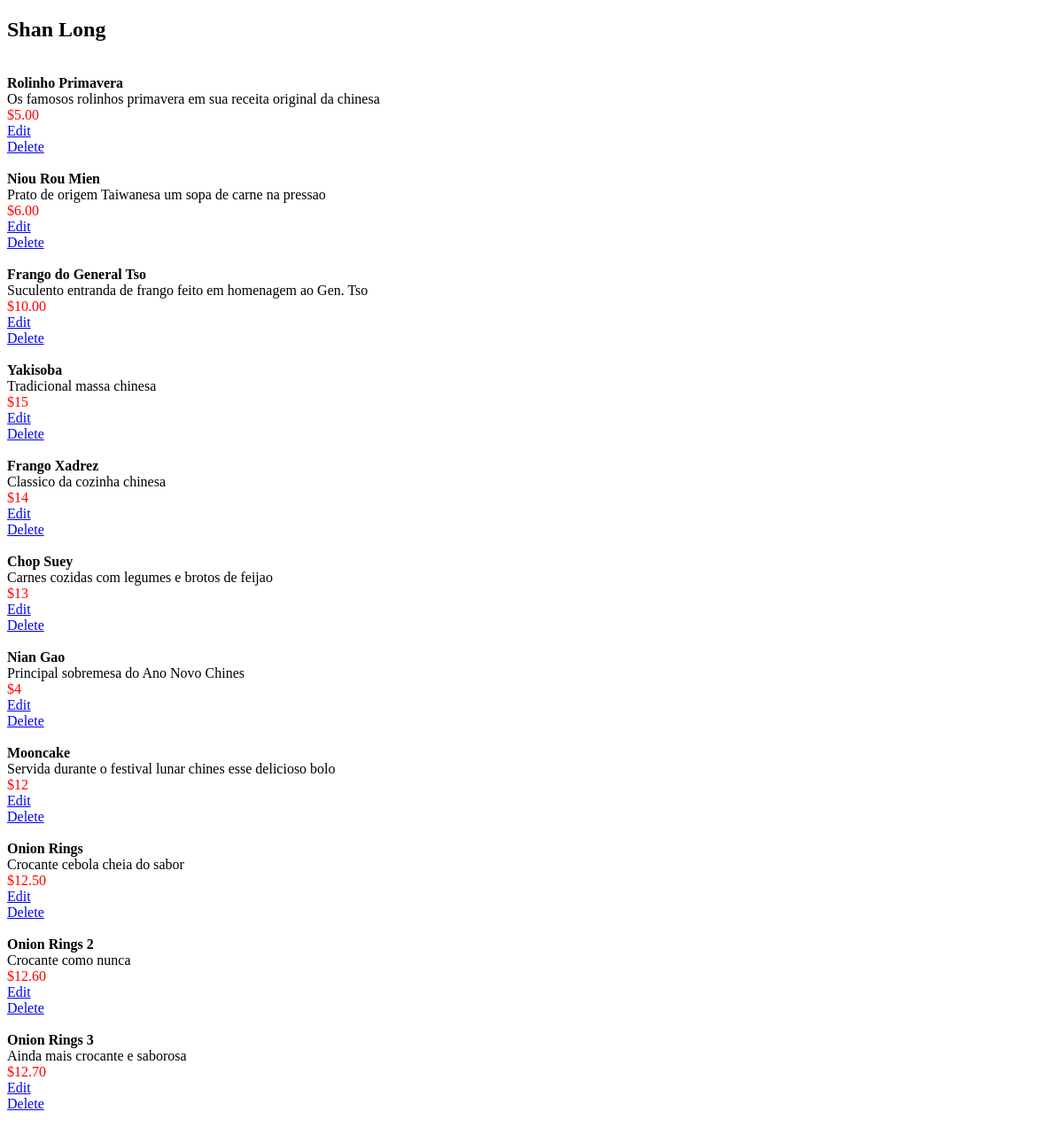
Page /restaurants/4 on the earlier database version.
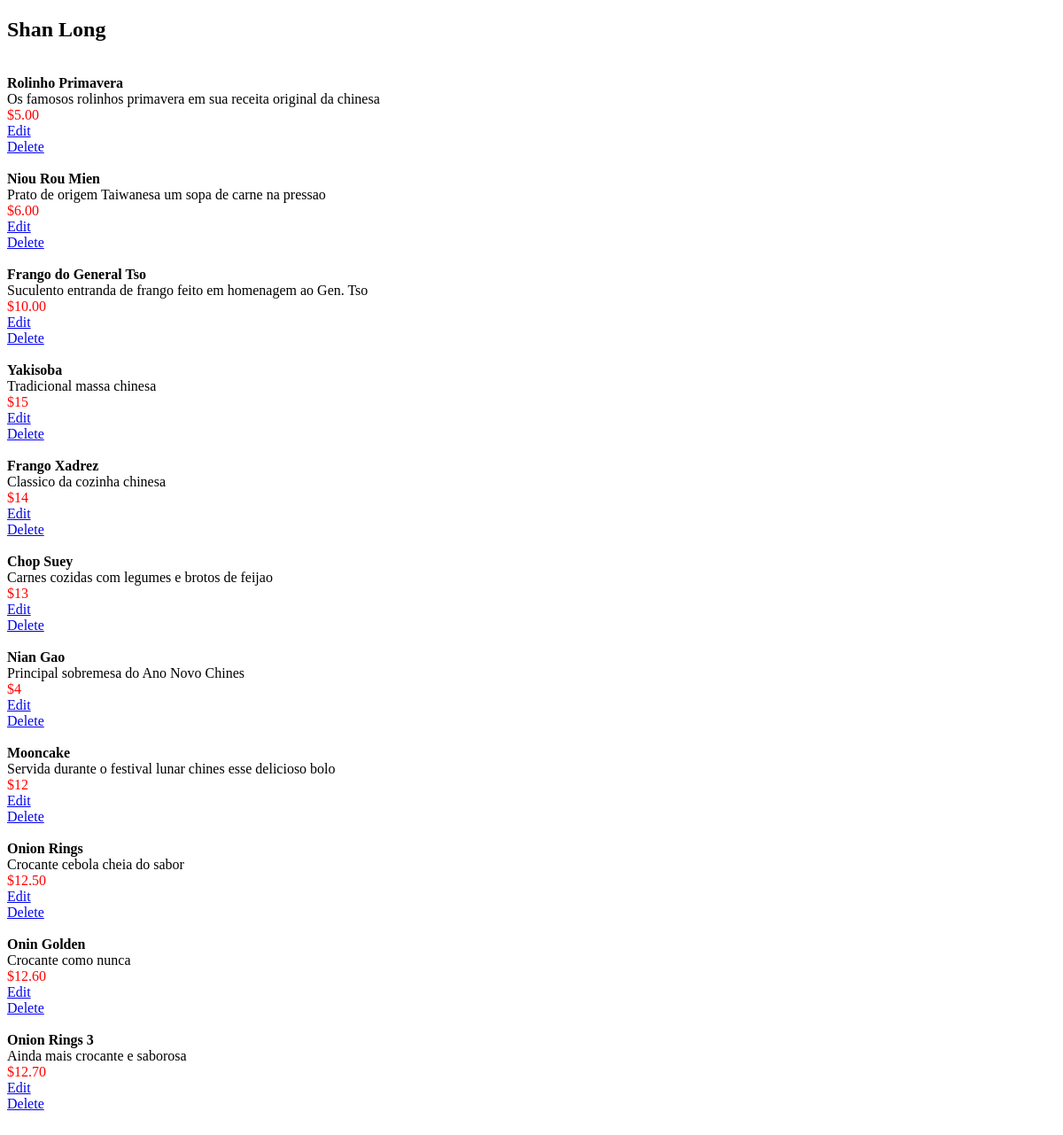
Same page on the later database version.
### database_setup.py (models this page shows)
class Restaurant(Base):
    __tablename__ = 'restaurant'
    name = Column(String(80), nullable=False)
    id = Column(Integer, primary_key=True)

class MenuItem(Base):
    __tablename__ = 'menu_item'
    name = Column(String(80), nullable=False)
    id = Column(Integer, primary_key=True)
    course = Column(String(250))
    description = Column(String(250))
    price = Column(String(8))
    restaurant_id = Column(Integer, ForeignKey('restaurant.id'))
    restaurant = relationship(Restaurant)

### flask-practice.py (the view)
@app.route("/")
@app.route("/restaurants/<int:restaurant_id>")
def restaurantMenu(restaurant_id):
    DBSession = sessionmaker(bind=engine)
    session = DBSession()
    restaurant = session.query(Restaurant).filter_by(id=restaurant_id).one()
    items = session.query(MenuItem).filter_by(restaurant_id=restaurant_id)
    return render_template("menu.html", restaurant=restaurant, items=items)

### templates/menu.html (shortened to what this page needs)
<!DOCTYPE html>
<html lang="en" dir="ltr">
  <head>
  </head>
  <body>
    <h2><b>{{restaurant.name}}</b></h2>
    {% for item in items %}
      <b>{{item.name}}</b>
      {{item.description}}
      <span style="color:red">{{item.price}}</span>
      <a href="{{url_for('editMenuItem', restaurant_id = restaurant.id, menu_id = item.id )}}">Edit</a>
      <a href="{{url_for('deleteMenuItem', restaurant_id = restaurant.id, menu_id = item.id )}}">Delete</a>
    {% endfor %}
  </body>
</html>

Differences in the rows shown:
changed MenuItem "Crocante como nunca": name "Onion Rings 2" → "Onin Golden"
